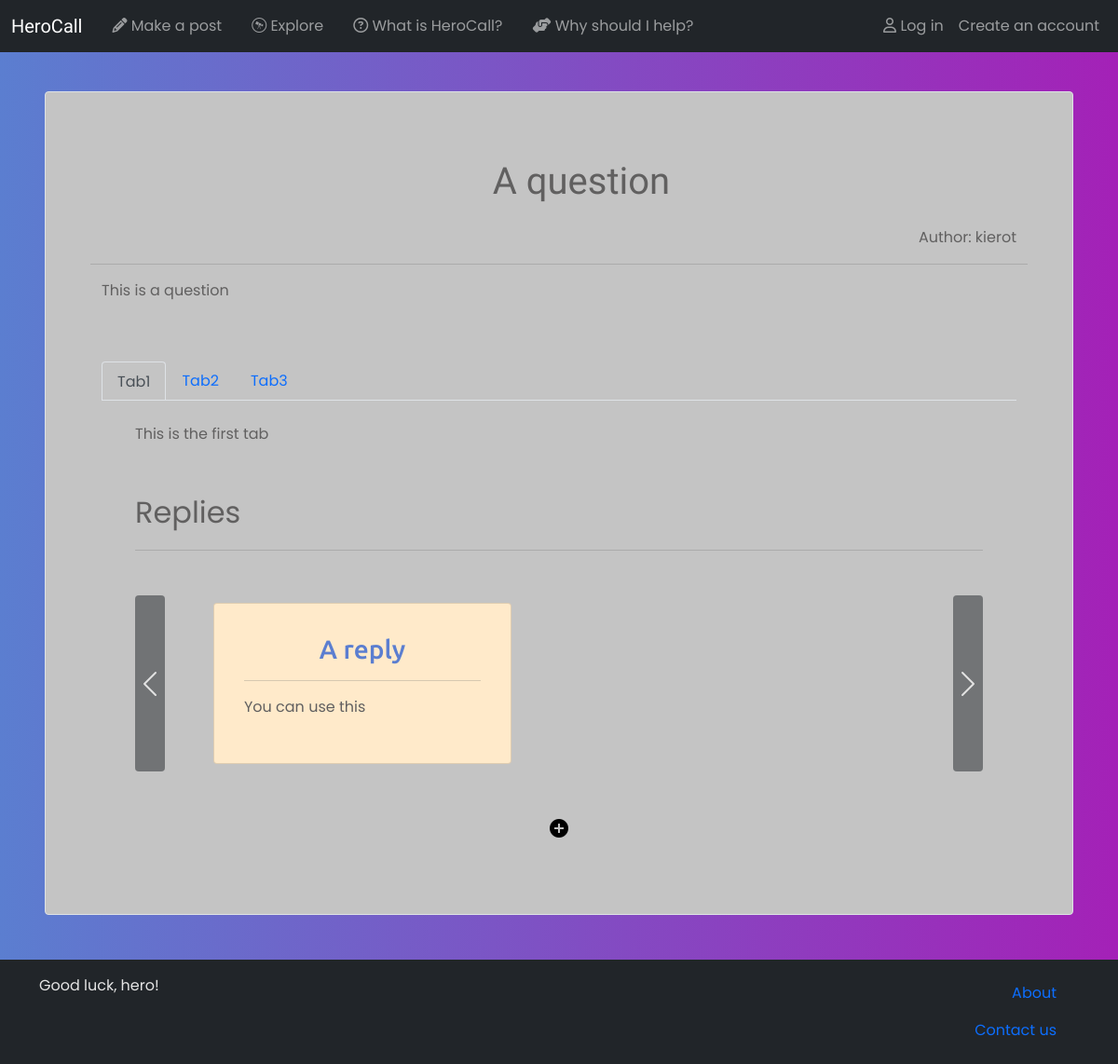
The app's page /post/39/, older data.
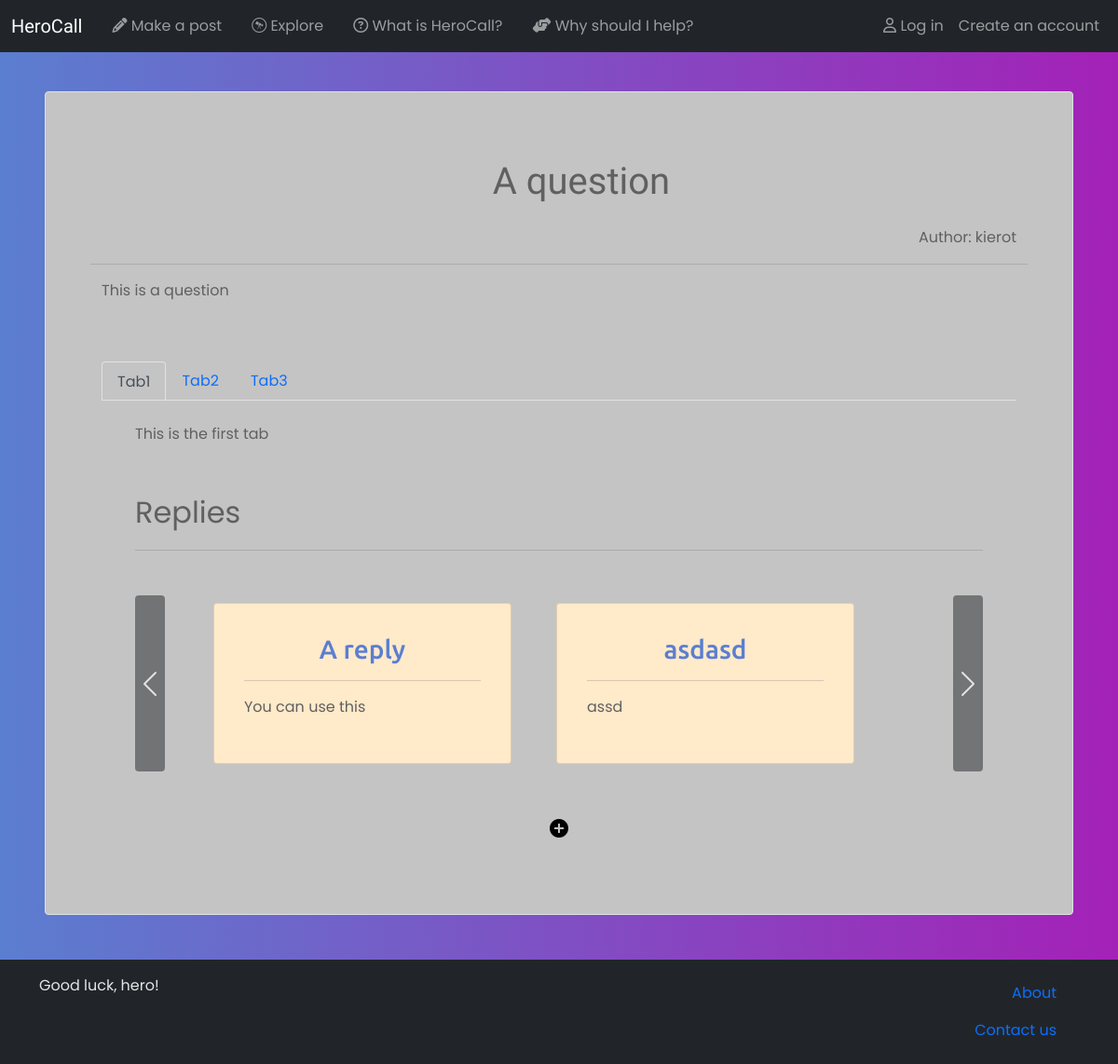
The same page, newer data.
### main/models.py (models this page shows, shortened)
class Tab(models.Model):
    title = models.CharField(max_length=120)
    text = models.CharField(max_length=2000)
    post = models.ForeignKey(Post, on_delete=models.CASCADE)

class Post(models.Model):
    title = models.CharField(max_length=120)
    text = models.CharField(max_length=2000)
    author = models.ForeignKey(User, on_delete=models.PROTECT)
    reply_tab = models.IntegerField(null=True, blank=True)

### main/views.py (the view)
# urls.py: path('post/<int:id>/', post, name="post"),
def post(request, id):
    main_post = Post.objects.all().get(id=id)
    posts = Post.objects.all()
    tabs = Tab.objects.all().filter(post=main_post)
    content = {
        'main_post':main_post,
        'posts':posts,
        'tabs':tabs,
    }
    return render(request, 'post.html', content)

### main/templatetags/hero_comments.py (called while the page is built)
@register.filter
def org_replies(replies, tab_id):
    i = 0
    views = []
    for reply in replies:
        if reply.reply_tab == tab_id:
            if i % 2 == 0:
                views.append([reply])
            else:
                views[len(views)-1].append(reply)
            i += 1
    return views

@register.filter
def markdown_parse(text):
    return text

@register.simple_tag
def get_tabs(post):
    response = "<select class='form-select' onchange='select_tab(this)'><option selected>Select tab</options>"
    tabs = Tab.objects.all().filter(post=post)
    if len(tabs) == 0:
        return ""
    for tab in tabs:
        response += f'<option value="rtab_{tab.id}">{tab.title}</option>'
    response += "</select>"
    return format_html(response)

### main/templates/post.html
{% extends 'base.html' %}
{% load hero_comments %}
{% block content %}
<div class='container'>
    <div class='row border p-5 post rounded'>
        <h1 class='text-center m-4 post-title'>{{main_post.title}}</h1>
        <p class='text-end'>Author: {{main_post.author}}</p>
        <hr>
        <p>{{main_post.text|markdown_parse}}</p>
        <nav class='mt-5'>
            <div class="nav nav-tabs" id="nav-tab" role="tablist">
                {% for tab in tabs %}
                    {% if forloop.first %}
                        <button class="nav-link active" id="nav-{{tab.title|cut:' ' }}-tab" data-bs-toggle="tab" data-bs-target="#nav-{{tab.title|cut:' ' }}" type="button" role="tab" aria-controls="nav-{{tab.title|cut:' ' }}" aria-selected="true">{{tab.title}}</button>
                    {% else %}
                        <button class="nav-link" id="nav-{{tab.title|cut:' '}}-tab" data-bs-toggle="tab" data-bs-target="#nav-{{tab.title|cut:' ' }}" type="button" role="tab" aria-controls="nav-{{tab.title|cut:' ' }}" aria-selected="false">{{tab.title}}</button>
                    {% endif %}
                {% endfor %}
            </div>
        </nav>
        <div class="tab-content py-4 px-5" id="nav-tabContent">
            {% for tab in tabs %}
                {% if forloop.first %}
                    <div class="tab-pane fade show active" id="nav-{{tab.title|cut:' ' }}" role="tabpanel" aria-labelledby="nav-{{tab.title|cut:' '}}-tab">
                        {% include 'builder/tabs_content.html' %}
                    </div>
                {% else %}
                    <div class="tab-pane fade" id="nav-{{tab.title|cut:' ' }}" role="tabpanel" aria-labelledby="nav-{{tab.title|cut:' ' }}-tab">
                        {% include 'builder/tabs_content.html' %}
                    </div>
                {% endif %}
            {% endfor %}
        </div>
    </div>
</div>
{% endblock %}

### main/templates/builder/tabs_content.html
{{tab.text}}
<div class='mb-3 mt-5 fs-2'>Replies</div>
<hr>
{% include 'builder/horiz.html' %}
<div class='d-flex justify-content-center'>
    <form action="{% url 'make_post' %}" class='mt-3'>
        <button type="submit" class="border-0 bg-transparent"><input type="text" name='reply' class='d-none' value="{{ tab.id }}"><span class="material-icons">add_circle</span></button>
    </form>
</div>

### main/templates/builder/horiz.html (shortened to what this page needs)
{% load hero_comments %}
<div id="carouselExampleControls-{{tab.title|cut:' ' }}" class="carousel slide" data-bs-interval=false>
    <div class="carousel-inner mx-5">
        {% for view in posts|org_replies:tab.id %}
            {% if forloop.first %}
                <div class="carousel-item active">
                    {% include 'builder/item.html' %}
                </div>
            {% else %}
                <div class="carousel-item">
                    {% include 'builder/item.html' %}
                </div>
            {% endif %}
        {% endfor %}
    </div>
    <button class="carousel-control-prev bg-dark rounded reply-button" type="button" data-bs-target="#carouselExampleControls-{{tab.title|cut:' ' }}" data-bs-slide="prev">
    <span class="carousel-control-prev-icon" aria-hidden="true"></span>
    </button>
    <button class="carousel-control-next bg-dark rounded reply-button"  type="button" data-bs-target="#carouselExampleControls-{{tab.title|cut:' ' }}" data-bs-slide="next">
    <span class="carousel-control-next-icon" aria-hidden="true"></span>
    </button>
</div>

### main/templates/builder/item.html
<div class='row mt-3 px-4'>
    <ul class="nav nav-pills mb-3" id="pills-tab" role="tablist">
        {% for reply in view %}
            <li class="nav-item" role="presentation">
                <div id="pills-{{reply.title|cut:' '}}-tab" data-bs-toggle="pill" data-bs-target="#pills-{{reply.title|cut:' '}}" type="button" role="tab" aria-controls="pills-{{reply.title|cut:' '}}" aria-selected="true">
                    {% include 'builder/post_prev.html' with post=reply selected='focused' %}
                </div>
            </li>
        {% endfor %}
    </ul>
</div>

### main/templates/builder/post_prev.html (shortened to what this page needs)
{% load hero_comments %}
<div class="card m-4 p-3 post-preview rounded reply-post" style="width: 20rem; {% if selected == 'focused' %}hover(this){% endif %}" onclick="{% if selected == 'focused' %}focused(this){% endif %}">
    <div class="card-body">
        <div class='row'>
            <h5 class="card-title my-0 text-center">
                <a href="{% url 'post' id=post.id %}" class='text-decoration-none fs-3'>{{post.title}}</a>
            </h5>
        </div>
        <hr>
        <div class='row'>
            <p>{{post.text|markdown_parse}}</p>
        </div>
    </div>
</div>

Row changes from the older to the newer data that the page shows:
added Post: title "asdasd", text "assd"
